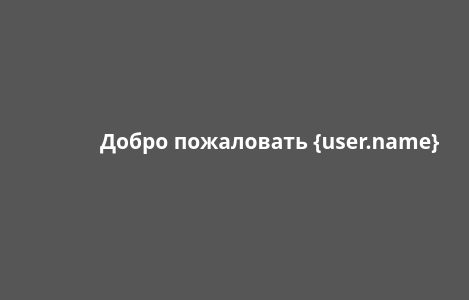
<?xml version="1.0" encoding="UTF-8"?>
<ui version="4.0">
 <class>Main</class>
 <widget class="QWidget" name="Main">
  <property name="geometry">
   <rect>
    <x>0</x>
    <y>0</y>
    <width>469</width>
    <height>300</height>
   </rect>
  </property>
  <property name="windowTitle">
   <string>Form</string>
  </property>
  <property name="styleSheet">
   <string notr="true">QObject  {
background-color: rgb(86, 86, 86);
}
QPushButton {
background-color: rgb(212, 212, 212);
    border-style: outset;
    border-width: 2px;
    border-radius: 10px;
    border-color: beige;
    font: bold 14px;
    min-width: 10em;
    padding: 6px;
}
QPushButton:pressed {
   
	background-color: rgb(100, 102, 115);
    border-style: inset;
}</string>
  </property>
  <widget class="QLabel" name="label">
   <property name="geometry">
    <rect>
     <x>100</x>
     <y>90</y>
     <width>371</width>
     <height>101</height>
    </rect>
   </property>
   <property name="font">
    <font>
     <family>Yu Gothic UI Semibold</family>
     <pointsize>16</pointsize>
     <weight>75</weight>
     <bold>true</bold>
    </font>
   </property>
   <property name="styleSheet">
    <string notr="true">color: rgb(255, 255, 255);</string>
   </property>
   <property name="text">
    <string>Добро пожаловать {user.name}</string>
   </property>
  </widget>
 </widget>
 <resources/>
 <connections/>
</ui>
